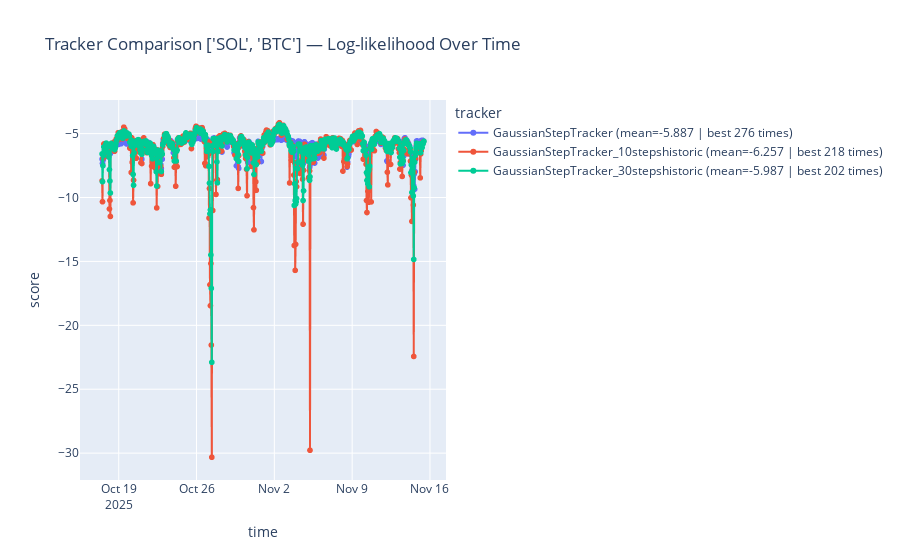

This figure's notebook cell:
### Code cell
# Tracker comparison all assets
plot_tracker_comparison(df_all)

### Figure 1 — Plotly figure (JSON) as saved in the notebook; plotly's stock layout.template omitted (floating-point values rounded to 4 significant figures; data arrays with more than 128 entries replaced by an {"elided": "..."} marker saying what was removed)
{"data": [{"hovertemplate": "tracker=GaussianStepTracker (mean=-5.887 | best 276 times)<br>time=%{x}<br>score=%{y}<extra></extra>", "legendgroup": "GaussianStepTracker (mean=-5.887 | best 276 times)", "line": {"color": "#636efa", "dash": "solid"}, "marker": {"symbol": "circle"}, "mode": "lines+markers", "name": "GaussianStepTracker (mean=-5.887 | best 276 times)", "showlegend": true, "type": "scattergl", "x": {"elided": "696 str values"}, "xaxis": "x", "y": {"elided": "696 float values"}, "yaxis": "y"}, {"hovertemplate": "tracker=GaussianStepTracker_10stepshistoric (mean=-6.257 | best 218 times)<br>time=%{x}<br>score=%{y}<extra></extra>", "legendgroup": "GaussianStepTracker_10stepshistoric (mean=-6.257 | best 218 times)", "line": {"color": "#EF553B", "dash": "solid"}, "marker": {"symbol": "circle"}, "mode": "lines+markers", "name": "GaussianStepTracker_10stepshistoric (mean=-6.257 | best 218 times)", "showlegend": true, "type": "scattergl", "x": {"elided": "696 str values"}, "xaxis": "x", "y": {"elided": "696 float values"}, "yaxis": "y"}, {"hovertemplate": "tracker=GaussianStepTracker_30stepshistoric (mean=-5.987 | best 202 times)<br>time=%{x}<br>score=%{y}<extra></extra>", "legendgroup": "GaussianStepTracker_30stepshistoric (mean=-5.987 | best 202 times)", "line": {"color": "#00cc96", "dash": "solid"}, "marker": {"symbol": "circle"}, "mode": "lines+markers", "name": "GaussianStepTracker_30stepshistoric (mean=-5.987 | best 202 times)", "showlegend": true, "type": "scattergl", "x": {"elided": "696 str values"}, "xaxis": "x", "y": {"elided": "696 float values"}, "yaxis": "y"}], "layout": {"hovermode": "x unified", "legend": {"title": {"text": "tracker"}, "tracegroupgap": 0}, "title": {"text": "Tracker Comparison ['SOL', 'BTC'] — Log-likelihood Over Time"}, "xaxis": {"anchor": "y", "domain": [0, 1], "title": {"text": "time"}}, "yaxis": {"anchor": "x", "domain": [0, 1], "title": {"text": "score"}}}}
